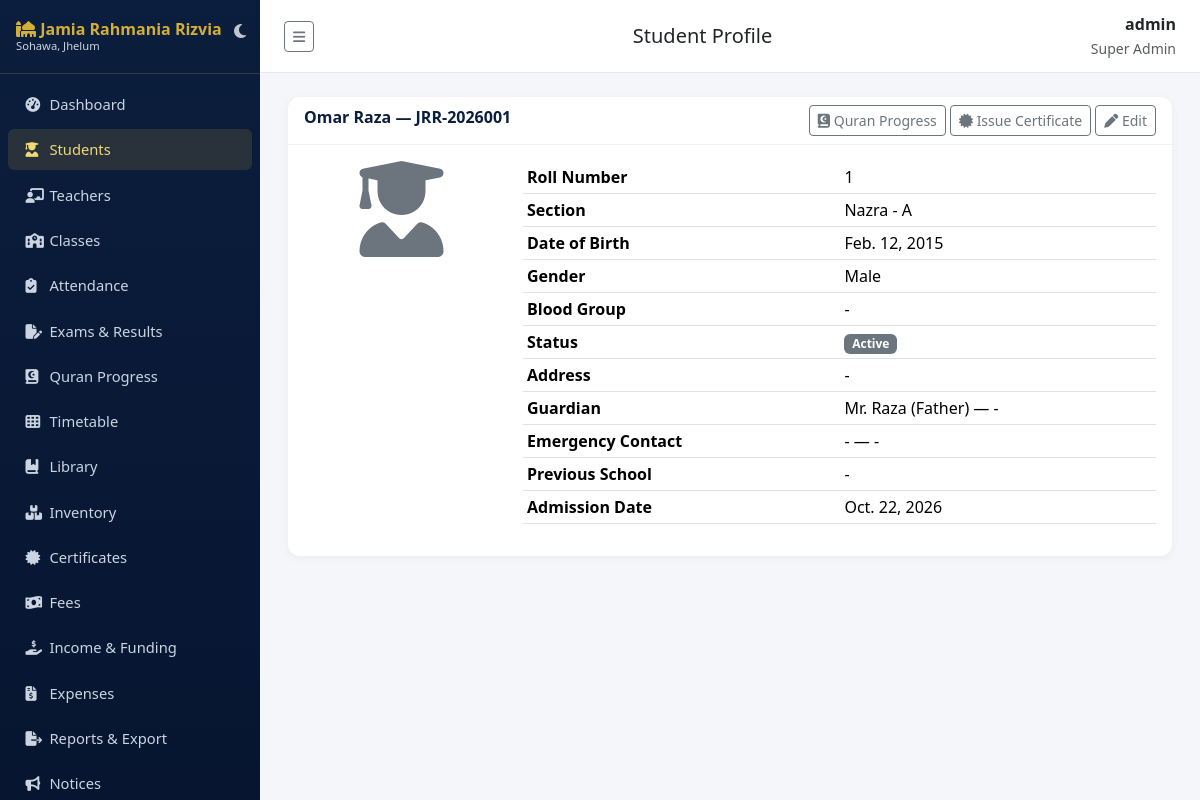
Screenshot of /students/1/ (signed in) with the database file from the repository.
### accounts/models.py (models this page shows, shortened)
class User(AbstractUser):
    class Role(models.TextChoices):
        SUPER_ADMIN = "SUPER_ADMIN", "Super Admin"
        PRINCIPAL = "PRINCIPAL", "Principal"
        ADMIN = "ADMIN", "Admin"
        TEACHER = "TEACHER", "Teacher"
        STUDENT = "STUDENT", "Student"
        PARENT = "PARENT", "Parent"
        ACCOUNTANT = "ACCOUNTANT", "Accountant"
        LIBRARIAN = "LIBRARIAN", "Librarian"
        STAFF = "STAFF", "Staff"
    role = models.CharField(max_length=20, choices=Role.choices, default=Role.STUDENT)
    phone = models.CharField(max_length=20, blank=True)
    photo = models.ImageField(upload_to="profile_photos/", blank=True, null=True)

### students/models.py (models this page shows, shortened)
class Student(models.Model):
    class Status(models.TextChoices):
        ACTIVE = "ACTIVE", "Active"
        INACTIVE = "INACTIVE", "Inactive"
        SUSPENDED = "SUSPENDED", "Suspended"
        TRANSFERRED = "TRANSFERRED", "Transferred"
        GRADUATED = "GRADUATED", "Graduated"
    class Blood(models.TextChoices):
        A_POS = "A+", "A+"
        A_NEG = "A-", "A-"
        B_POS = "B+", "B+"
        B_NEG = "B-", "B-"
        AB_POS = "AB+", "AB+"
        AB_NEG = "AB-", "AB-"
        O_POS = "O+", "O+"
        O_NEG = "O-", "O-"
    user = models.OneToOneField(settings.AUTH_USER_MODEL, on_delete=models.CASCADE, related_name="student_profile", null=True, blank=True)
    parent = models.ForeignKey(settings.AUTH_USER_MODEL, on_delete=models.SET_NULL, null=True, blank=True, related_name="children", limit_choices_to={"role": "PARENT"})
    admission_number = models.CharField(max_length=20, unique=True)
    roll_number = models.CharField(max_length=20, blank=True)
    first_name = models.CharField(max_length=100)
    last_name = models.CharField(max_length=100)
    date_of_birth = models.DateField()
    gender = models.CharField(max_length=10, choices=[("M", "Male"), ("F", "Female"), ("O", "Other")])
    blood_group = models.CharField(max_length=5, choices=Blood.choices, blank=True)
    photo = models.ImageField(upload_to="student_photos/", blank=True, null=True)
    address = models.TextField(blank=True)
    section = models.ForeignKey("academics.Section", on_delete=models.SET_NULL, null=True, blank=True, related_name="students")
    admission_date = models.DateField(auto_now_add=True)
    previous_school = models.CharField(max_length=200, blank=True)
    status = models.CharField(max_length=15, choices=Status.choices, default=Status.ACTIVE)
    guardian_name = models.CharField(max_length=150, blank=True)
    guardian_relation = models.CharField(max_length=50, blank=True)
    guardian_phone = models.CharField(max_length=20, blank=True)
    guardian_email = models.EmailField(blank=True)
    emergency_contact_name = models.CharField(max_length=150, blank=True)
    emergency_contact_phone = models.CharField(max_length=20, blank=True)
    class Meta:
        ordering = ["admission_number"]
    @property
    def full_name(self):
        return f"{self.first_name} {self.last_name}"

### academics/models.py (models this page shows, shortened)
class Section(models.Model):
    school_class = models.ForeignKey(SchoolClass, on_delete=models.CASCADE, related_name="sections")
    name = models.CharField(max_length=10)  # e.g. A, B
    class_teacher = models.ForeignKey("teachers.Teacher", on_delete=models.SET_NULL, null=True, blank=True, related_name="class_sections")
    room_number = models.CharField(max_length=20, blank=True)
    class Meta:
        unique_together = ["school_class", "name"]
        ordering = ["school_class", "name"]
    def __str__(self):
        return f"{self.school_class.name} - {self.name}"

class SchoolClass(models.Model):
    name = models.CharField(max_length=50)  # e.g. Grade 1
    academic_year = models.ForeignKey(AcademicYear, on_delete=models.CASCADE, related_name="classes")
    class Meta:
        unique_together = ["name", "academic_year"]
        ordering = ["name"]

### students/views.py (the view)
# urls.py: path("<int:pk>/", views.StudentDetailView.as_view(), name="detail"),
class StudentDetailView(LoginRequiredMixin, DetailView):
    model = Student
    template_name = "students/student_detail.html"
    context_object_name = "student"
    def get_object(self, queryset=None):
        obj = super().get_object(queryset)
        user = self.request.user
        if user.is_superuser or user.role in STAFF_ROLES:
            return obj
        if user.role == "STUDENT" and obj.user_id == user.id:
            return obj
        if user.role == "PARENT" and obj.parent_id == user.id:
            return obj
        raise PermissionDenied("You can only view your own record.")

### sitepages/context_processors.py (called while the page is built)
def site_settings(request):
    s = SiteSettings.get_solo()
    years = max(datetime.date.today().year - s.established_year, 0)
    return {"site_settings": s, "years_of_service": years}

### sitepages/models.py (called while the page is built)
    @classmethod
    def get_solo(cls):
        obj = cls.objects.first()
        if not obj:
            obj = cls.objects.create()
        return obj

### templates/students/student_detail.html
{% extends "base.html" %}
{% block page_title %}Student Profile{% endblock %}
{% block content %}
<div class="card">
  <div class="card-header d-flex justify-content-between">
    <span>{{ student.full_name }} — {{ student.admission_number }}</span>
    <div>
      <a href="{% url 'hifz:student' student.pk %}" class="btn btn-sm btn-outline-secondary"><i class="fa-solid fa-book-quran"></i> Quran Progress</a>
      {% if request.user.is_superuser or request.user.role in "SUPER_ADMIN,PRINCIPAL,ADMIN" %}<a href="{% url 'certificates:add' %}?student={{ student.pk }}" class="btn btn-sm btn-outline-secondary"><i class="fa-solid fa-certificate"></i> Issue Certificate</a>{% endif %}
      <a href="{% url 'students:edit' student.pk %}" class="btn btn-sm btn-outline-secondary"><i class="fa-solid fa-pen"></i> Edit</a>
    </div>
  </div>
  <div class="card-body">
    <div class="row">
      <div class="col-md-3 text-center">
        {% if student.photo %}<img src="{{ student.photo.url }}" class="img-fluid rounded mb-2" style="max-height:180px;">{% else %}<i class="fa-solid fa-user-graduate fa-6x text-secondary mb-2"></i>{% endif %}
      </div>
      <div class="col-md-9">
        <table class="table table-sm">
          <tr><th>Roll Number</th><td>{{ student.roll_number|default:"-" }}</td></tr>
          <tr><th>Section</th><td>{{ student.section|default:"-" }}</td></tr>
          <tr><th>Date of Birth</th><td>{{ student.date_of_birth }}</td></tr>
          <tr><th>Gender</th><td>{{ student.get_gender_display }}</td></tr>
          <tr><th>Blood Group</th><td>{{ student.blood_group|default:"-" }}</td></tr>
          <tr><th>Status</th><td><span class="badge bg-secondary">{{ student.get_status_display }}</span></td></tr>
          <tr><th>Address</th><td>{{ student.address|default:"-" }}</td></tr>
          <tr><th>Guardian</th><td>{{ student.guardian_name|default:"-" }} ({{ student.guardian_relation|default:"-" }}) — {{ student.guardian_phone|default:"-" }}</td></tr>
          <tr><th>Emergency Contact</th><td>{{ student.emergency_contact_name|default:"-" }} — {{ student.emergency_contact_phone|default:"-" }}</td></tr>
          <tr><th>Previous School</th><td>{{ student.previous_school|default:"-" }}</td></tr>
          <tr><th>Admission Date</th><td>{{ student.admission_date }}</td></tr>
        </table>
      </div>
    </div>
  </div>
</div>
{% endblock %}

### templates/base.html (shortened to what this page needs)
{% load static %}
<!DOCTYPE html>
<html lang="en" id="theme-wrapper" data-bs-theme="light">
<head>
<link href="https://cdn.jsdelivr.net/npm/bootstrap@5.3.3/dist/css/bootstrap.min.css" rel="stylesheet">
<link href="https://cdnjs.cloudflare.com/ajax/libs/font-awesome/6.5.1/css/all.min.css" rel="stylesheet">
<link href="{% static 'css/style.css' %}" rel="stylesheet">
</head>
<body>
<nav class="sidebar" id="sidebar">
  <div class="brand d-flex justify-content-between align-items-center">
    <div>
      <i class="fa-solid fa-mosque"></i> Jamia Rahmania Rizvia
      <small class="d-block" style="font-size:.7rem;color:#cbd5e1;font-weight:400">Sohawa, Jhelum</small>
    </div>
    <button id="theme-toggle-btn" class="btn p-1 border-0 text-white opacity-75 hover-opacity-100" title="Switch Theme" style="background: transparent; box-shadow: none;">
      <i class="fa-solid fa-moon fs-6" id="theme-icon"></i>
    </button>
  </div>
  <ul class="nav flex-column py-2">
    {% if request.user.role in "STUDENT,PARENT" %}
      <li class="nav-item"><a class="nav-link {% if request.resolver_match.namespace == 'portal' %}active{% endif %}" href="{% url 'portal:home' %}"><i class="fa-solid fa-gauge-high"></i> My Portal</a></li>
      <li class="nav-item"><a class="nav-link {% if request.resolver_match.namespace == 'notices' and request.resolver_match.url_name == 'list' %}active{% endif %}" href="{% url 'notices:list' %}"><i class="fa-solid fa-bullhorn"></i> Notices</a></li>
      <li class="nav-item"><a class="nav-link {% if request.resolver_match.namespace == 'timetable' %}active{% endif %}" href="{% url 'timetable:view' %}"><i class="fa-solid fa-table-cells"></i> Timetable</a></li>
      <li class="nav-item"><a class="nav-link" href="{% url 'notices:event_list' %}"><i class="fa-solid fa-calendar-days"></i> Events</a></li>
    {% else %}
      <li class="nav-item"><a class="nav-link {% if request.resolver_match.namespace == 'dashboard' %}active{% endif %}" href="{% url 'dashboard:index' %}"><i class="fa-solid fa-gauge-high"></i> Dashboard</a></li>
      <li class="nav-item"><a class="nav-link {% if request.resolver_match.namespace == 'students' %}active{% endif %}" href="{% url 'students:list' %}"><i class="fa-solid fa-user-graduate"></i> Students</a></li>
      {% if request.user.is_superuser or request.user.role in "SUPER_ADMIN,PRINCIPAL,ADMIN" %}
      <li class="nav-item"><a class="nav-link {% if request.resolver_match.namespace == 'teachers' %}active{% endif %}" href="{% url 'teachers:list' %}"><i class="fa-solid fa-chalkboard-user"></i> Teachers</a></li>
      <li class="nav-item"><a class="nav-link {% if request.resolver_match.url_name == 'class_list' %}active{% endif %}" href="{% url 'academics:class_list' %}"><i class="fa-solid fa-school"></i> Classes</a></li>
      {% endif %}
      <li class="nav-item"><a class="nav-link " href="{% url 'attendance:mark' %}"><i class="fa-solid fa-clipboard-check"></i> Attendance</a></li>
      {% if request.user.is_superuser or request.user.role in "SUPER_ADMIN,PRINCIPAL,ADMIN,TEACHER" %}
      <li class="nav-item"><a class="nav-link {% if request.resolver_match.namespace == 'exams' %}active{% endif %}" href="{% url 'exams:list' %}"><i class="fa-solid fa-file-pen"></i> Exams &amp; Results</a></li>
      <li class="nav-item"><a class="nav-link {% if request.resolver_match.namespace == 'hifz' %}active{% endif %}" href="{% url 'hifz:list' %}"><i class="fa-solid fa-book-quran"></i> Quran Progress</a></li>
      {% endif %}
      <li class="nav-item"><a class="nav-link " href="{% url 'timetable:view' %}"><i class="fa-solid fa-table-cells"></i> Timetable</a></li>
      <li class="nav-item"><a class="nav-link {% if request.resolver_match.namespace == 'library' %}active{% endif %}" href="{% url 'library:books' %}"><i class="fa-solid fa-book-bookmark"></i> Library</a></li>
      {% if request.user.is_superuser or request.user.role in "SUPER_ADMIN,PRINCIPAL,ADMIN,STAFF,LIBRARIAN" %}
      <li class="nav-item"><a class="nav-link {% if request.resolver_match.namespace == 'inventory' %}active{% endif %}" href="{% url 'inventory:list' %}"><i class="fa-solid fa-boxes-stacked"></i> Inventory</a></li>
      {% endif %}
      {% if request.user.is_superuser or request.user.role in "SUPER_ADMIN,PRINCIPAL,ADMIN" %}
      <li class="nav-item"><a class="nav-link {% if request.resolver_match.namespace == 'certificates' %}active{% endif %}" href="{% url 'certificates:list' %}"><i class="fa-solid fa-certificate"></i> Certificates</a></li>
      {% endif %}
      {% if request.user.is_superuser or request.user.role in "SUPER_ADMIN,PRINCIPAL,ADMIN,ACCOUNTANT" %}
      <li class="nav-item"><a class="nav-link {% if request.resolver_match.url_name == 'payment_list' %}active{% endif %}" href="{% url 'fees:payment_list' %}"><i class="fa-solid fa-money-bill-wave"></i> Fees</a></li>
      <li class="nav-item"><a class="nav-link {% if request.resolver_match.url_name == 'income_list' %}active{% endif %}" href="{% url 'fees:income_list' %}"><i class="fa-solid fa-hand-holding-dollar"></i> Income &amp; Funding</a></li>
      <li class="nav-item"><a class="nav-link {% if request.resolver_match.url_name == 'expense_list' %}active{% endif %}" href="{% url 'fees:expense_list' %}"><i class="fa-solid fa-file-invoice-dollar"></i> Expenses</a></li>
      {% endif %}
      {% if request.user.is_superuser or request.user.role in "SUPER_ADMIN,PRINCIPAL,ADMIN,ACCOUNTANT" %}
      <li class="nav-item"><a class="nav-link {% if request.resolver_match.namespace == 'reports' %}active{% endif %}" href="{% url 'reports:index' %}"><i class="fa-solid fa-file-export"></i> Reports &amp; Export</a></li>
      {% endif %}
      <li class="nav-item"><a class="nav-link {% if request.resolver_match.namespace == 'notices' %}active{% endif %}" href="{% url 'notices:list' %}"><i class="fa-solid fa-bullhorn"></i> Notices</a></li>
    {% endif %}
  </ul>
</nav>
<div class="main-content">
  <div class="topbar">
    <button class="btn btn-sm btn-outline-secondary" id="sidebarToggle" type="button" title="Show / hide menu" aria-label="Toggle menu"><i class="fa-solid fa-bars"></i></button>
    <h5 class="mb-0">{% block page_title %}Dashboard{% endblock %}</h5>
    <div class="text-end">
      <div class="fw-semibold">{{ request.user.get_full_name|default:request.user.username }}</div>
      <small class="text-muted">{{ request.user.get_role_display }}</small>
    </div>
  </div>
  {% block content %}{% endblock %}
</div>
</body>
</html>

### static/css/style.css (style rules this page uses)
:root { --navy: #0b1e3d; --navy-dark: #071530; --gold: #d4af37; --gold-light: #f0d878; --bg: #f4f6fa; }
body { background: var(--bg); font-family: 'Segoe UI', Roboto, sans-serif; }
.sidebar { background: linear-gradient(180deg, var(--navy) 0%, var(--navy-dark) 100%); min-height: 100vh; width: 250px; position: fixed; top: 0; left: 0; z-index: 1030; }
.sidebar .brand { color: var(--gold); font-weight: 700; padding: 1.25rem 1rem; border-bottom: 1px solid rgba(212,175,55,.2); }
.sidebar .nav-link { color: #cbd5e1; padding: .6rem 1.1rem; border-radius: 6px; margin: 2px 8px; font-size: .92rem; }
.sidebar .nav-link.active, .sidebar .nav-link:hover { background: rgba(212,175,55,.15); color: var(--gold-light); }
.sidebar .nav-link i { width: 20px; }
.main-content { margin-left: 250px; padding: 1.5rem 1.75rem; }
.topbar { background: #fff; border-bottom: 1px solid #e5e9f0; padding: .75rem 1.5rem; margin: -1.5rem -1.75rem 1.5rem -1.75rem; display: flex; justify-content: space-between; align-items: center; }
.card { border: none; border-radius: 12px; box-shadow: 0 2px 10px rgba(0,0,0,.05); }
.card-header { background: #fff; border-bottom: 1px solid #eef0f4; font-weight: 600; color: var(--navy); border-radius: 12px 12px 0 0 !important; }
#sidebar { position: fixed; top: 0; left: 0; width: 260px; height: 100vh; overflow-y: auto !important; z-index: 1050; transition: all 0.3s ease; }
.main-content { margin-left: 260px; transition: all 0.3s ease; }
#sidebar .brand { padding-right: 35px !important; line-height: 1.2 !important; }
#theme-toggle-btn { position: absolute; right: 10px; top: 15px; z-index: 10; }

### templates/base.html (style rules this page uses)
html, body { min-height: 100vh !important; height: 100%; }
#sidebar .brand { cursor: grab; user-select: none; touch-action: none; }

### rows the page displays
User: user.get_full_name "admin", user.role "Super Admin"
Student: full_name "Omar Raza", admission_number "JRR-2026001", roll_number "1", section "Nazra - A", date_of_birth "Feb. 12, 2015", gender "Male", blood_group "-", status "Active", address "-", guardian_name "Mr. Raza", guardian_relation "Father", guardian_phone "-", emergency_contact_name "-", emergency_contact_phone "-", previous_school "-", admission_date "Oct. 22, 2026"
